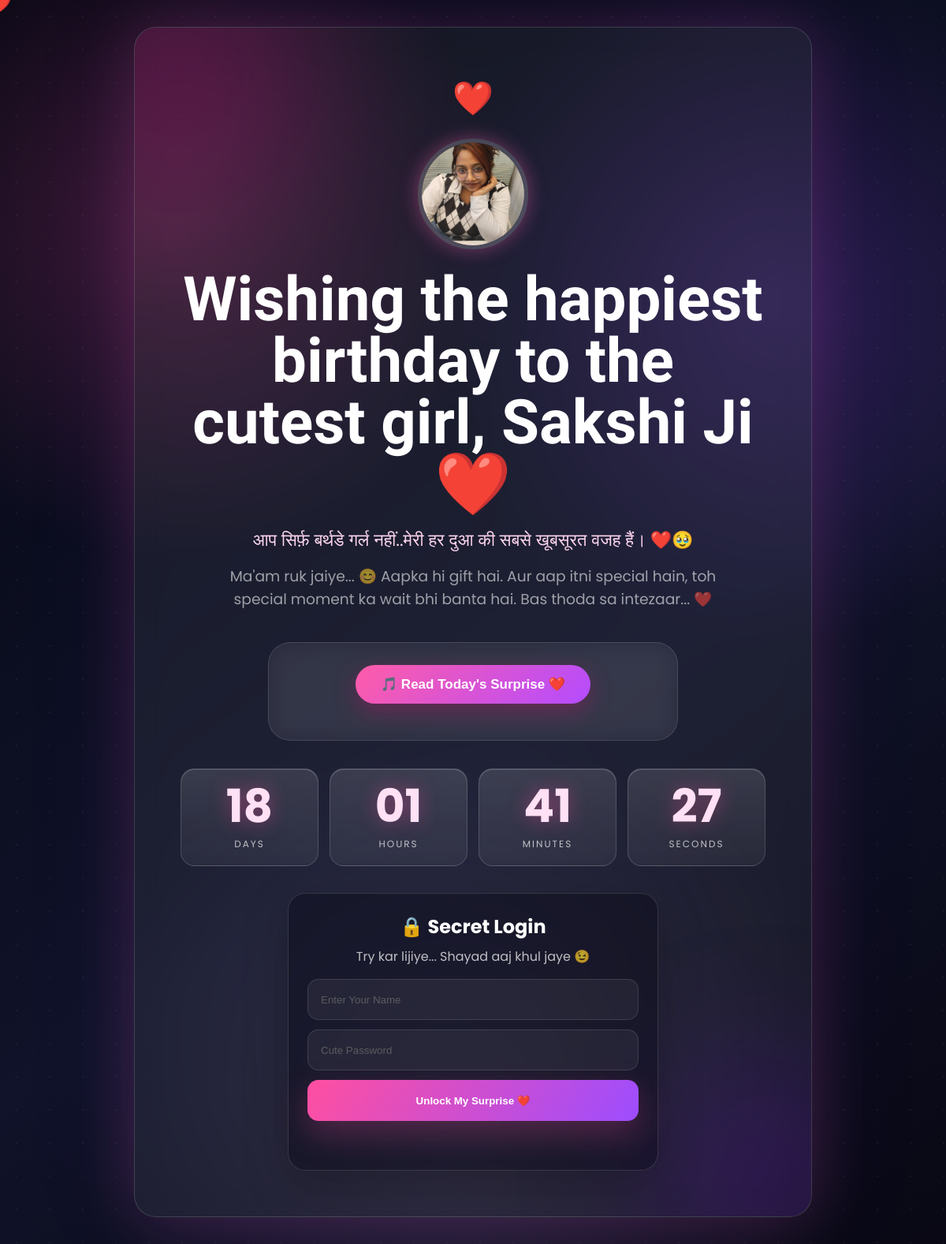
The page / on the database its author committed.
### surprise/models.py (models this page shows, shortened)
class BirthdaySettings(models.Model):
    girl_name = models.CharField(max_length=100)
    unlock_password = models.CharField(max_length=100)
    birthday = models.DateTimeField()
    favorite_color = models.CharField(max_length=100)
    hero_photo1 = models.ImageField(upload_to='photos/', blank=True, null=True)
    hero_photo2 = models.ImageField(upload_to='photos/', blank=True, null=True)
    hero_photo3 = models.ImageField(upload_to='photos/', blank=True, null=True)
    favorite_song = models.FileField(upload_to="music/")
    welcome_title = models.CharField(
        max_length=200,
        default="Happy Birthday ❤️"
    )
    welcome_message = models.TextField()
    countdown_message = models.TextField()
    wait_message = models.TextField()
    browser_title = models.CharField(
        max_length=200,
        default="Someone Left You A Secret ❤️"
    )
    loading_text = models.CharField(
        max_length=200,
        default="Preparing Something Beautiful..."
    )
    login_title = models.CharField(
        max_length=200,
        default="Who's the Birthday Queen?"
    )
    login_subtitle = models.CharField(
        max_length=300,
        default="Only the birthday girl can unlock this surprise ❤️"
    )
    unlock_button_text = models.CharField(
        max_length=100,
        default="Unlock My Surprise ❤️"
    )
    footer_text = models.CharField(
        max_length=300,
        default="Made Especially For You ❤️"
    )
    theme_style = models.CharField(
        max_length=50,
        default="Aurora"
    )
    autoplay_music = models.BooleanField(default=True)
    enable_confetti = models.BooleanField(default=True)

### surprise/views.py (the view)
# urls.py: path('', views.home, name='home'),
def home(request):
    settings = BirthdaySettings.objects.first()
    context = {
        "settings": settings,
        "letter": BirthdayLetter.objects.first(),
        "timeline": TimelineEvent.objects.all(),
        "gallery": GalleryPhoto.objects.all(),
        "reasons": Reason.objects.all(),
        "hidden_memories": HiddenMemory.objects.all(),
    }
    return render(request, "surprise/index.html", context)

### surprise/templates/surprise/index.html (shortened to what this page needs)
{% extends 'surprise/base.html' %}
{% load static %}
{% block content %}
<div id="website">
    <div class="background"></div>
    <div class="heart-cursor" id="heartCursor">❤️</div>
    <div class="floating-hearts" aria-hidden="true">
    </div>
    <section id="countdown-section">
        <div class="countdown-card">
            <div class="heart-icon">❤️</div>
                <div class="countdown-photo">
                    <img src="{{ settings.hero_photo1.url }}" alt="{{ settings.girl_name }}">
                </div>
                <div class="top-text">
                    <h1>Wishing the happiest birthday to the cutest girl, Sakshi Ji ❤️</h1>
                    <p>{{ settings.countdown_message }}</p>
                    <h3 class="wait-text">
                        {{ settings.wait_message }}
                    </h3>
                    <div class="daily-note">
                        <div class="daily-card">
                            <div id="dailyPreview">
                                <button id="dailyMusicBtn" class="daily-music-btn">
                                </button>
                            </div>
                        </div>
                    </div>
                </div>
            <div id="countdown" class="countdown-grid">
                <div class="time-box"><span id="days">00</span><small>DAYS</small></div>
                <div class="time-box"><span id="hours">00</span><small>HOURS</small></div>
                <div class="time-box"><span id="minutes">00</span><small>MINUTES</small></div>
                <div class="time-box"><span id="seconds">00</span><small>SECONDS</small></div>
            </div>
            <div class="login-box locked">
                <h2>🔒 Secret Login</h2>
                <p id="gateMessage">Try kar lijiye... Shayad aaj khul jaye 😉</p>
                <input id="girlName" type="text" placeholder="Enter Your Name">
                <input id="password" type="password" placeholder="Cute Password">
                <button id="unlockButton">{{ settings.unlock_button_text }}</button>
                <p id="loginMessage"></p>
            </div>
        </div>
    </section>
</div>
{% endblock %}

### surprise/templates/surprise/base.html (shortened to what this page needs)
{% load static %}
<!DOCTYPE html>
<html lang="en">
<head>
    <link rel="stylesheet"
        href="https://cdnjs.cloudflare.com/ajax/libs/font-awesome/6.7.2/css/all.min.css">
    <link href="https://unpkg.com/aos@2.3.4/dist/aos.css" rel="stylesheet">
    <link rel="stylesheet"
        href="https://cdn.jsdelivr.net/npm/swiper@11/swiper-bundle.min.css"/>
    <link rel="stylesheet" href="{% static 'css/style.css' %}">
    <link rel="stylesheet" href="{% static 'css/animations.css' %}">
    <link rel="stylesheet" href="{% static 'css/responsive.css' %}">
</head>
<body>
{% block content %}
{% endblock %}
</body>
</html>

### rows shown on the page
BirthdaySettings: hero_photo1 (picture), countdown_message "आप सिर्फ़ बर्थडे गर्ल नहीं..मेरी हर दुआ की सबसे खूबसूरत वजह हैं। ❤️🥹", wait_message "Ma'am ruk jaiye... 😊 Aapka hi gift hai. Aur aap itni special hain, toh special moment ka wait bhi banta hai. Bas thoda sa intezaar... ❤️", unlock_button_text "Unlock My Surprise ❤️"
